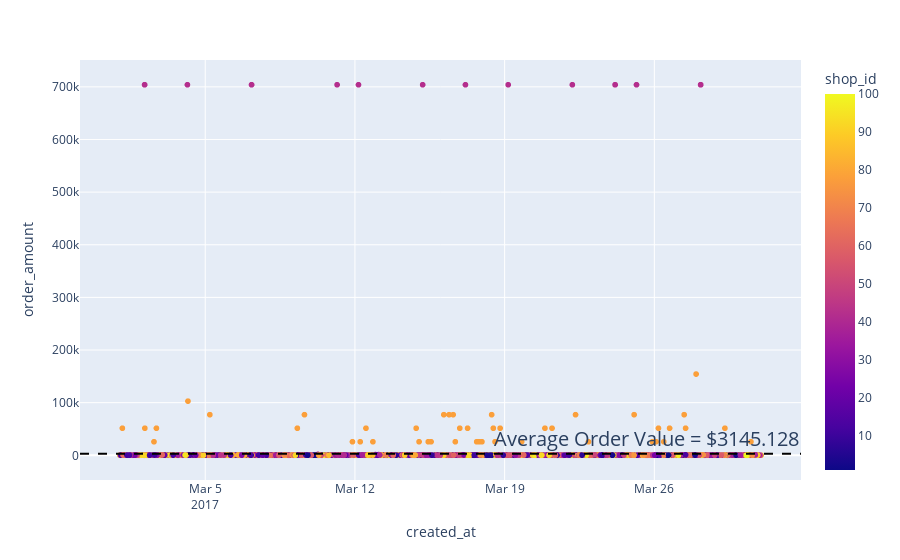

The code cell stored with this chart in its notebook:
### Markdown cell above
The key finding from the exporatory analysis was that the data contained outlier transactions from stores 42 and 78. These outliers could potentially over-estimate our Average Order Values (AOV) and skew our analysis.

Let's have a look at how the naive AOV analysis looks like when we don't remove the outliers

### Code cell
full_aov = exp_data['order_amount'].mean()

print(f'The Naive Average Order Value (AOV) is ${round(full_aov,3)}')

fig4 = px.scatter(exp_data, x = 'created_at', y ='order_amount', color= 'shop_id')
fig4.add_hline(y=full_aov, line_width=2, line_dash="dash", line_color="black", annotation_text = f'Average Order Value = ${round(full_aov,3)}', annotation=dict(font_size=20))
fig4.show()

### Figure 1 — Plotly figure (JSON) as saved in the notebook; plotly's stock layout.template omitted (floating-point values rounded to 4 significant figures; data arrays with more than 128 entries replaced by an {"elided": "..."} marker saying what was removed)
{"data": [{"hovertemplate": "created_at=%{x}<br>order_amount=%{y}<br>shop_id=%{marker.color}<extra></extra>", "legendgroup": "", "marker": {"color": {"elided": "5000 int values"}, "coloraxis": "coloraxis", "symbol": "circle"}, "mode": "markers", "name": "", "showlegend": false, "type": "scattergl", "x": {"elided": "5000 str values"}, "xaxis": "x", "y": {"elided": "5000 int values"}, "yaxis": "y"}], "layout": {"annotations": [{"font": {"size": 20}, "showarrow": false, "text": "Average Order Value = $3145.128", "x": 1, "xanchor": "right", "xref": "x domain", "y": 3145.0, "yanchor": "bottom", "yref": "y"}], "coloraxis": {"colorbar": {"title": {"text": "shop_id"}}, "colorscale": [[0, "#0d0887"], [0.1111, "#46039f"], [0.2222, "#7201a8"], [0.3333, "#9c179e"], [0.4444, "#bd3786"], [0.5556, "#d8576b"], [0.6667, "#ed7953"], [0.7778, "#fb9f3a"], [0.8889, "#fdca26"], [1, "#f0f921"]]}, "legend": {"tracegroupgap": 0}, "margin": {"t": 60}, "shapes": [{"line": {"color": "black", "dash": "dash", "width": 2}, "type": "line", "x0": 0, "x1": 1, "xref": "x domain", "y0": 3145.0, "y1": 3145.0, "yref": "y"}], "xaxis": {"anchor": "y", "domain": [0, 1], "title": {"text": "created_at"}}, "yaxis": {"anchor": "x", "domain": [0, 1], "title": {"text": "order_amount"}}}}
